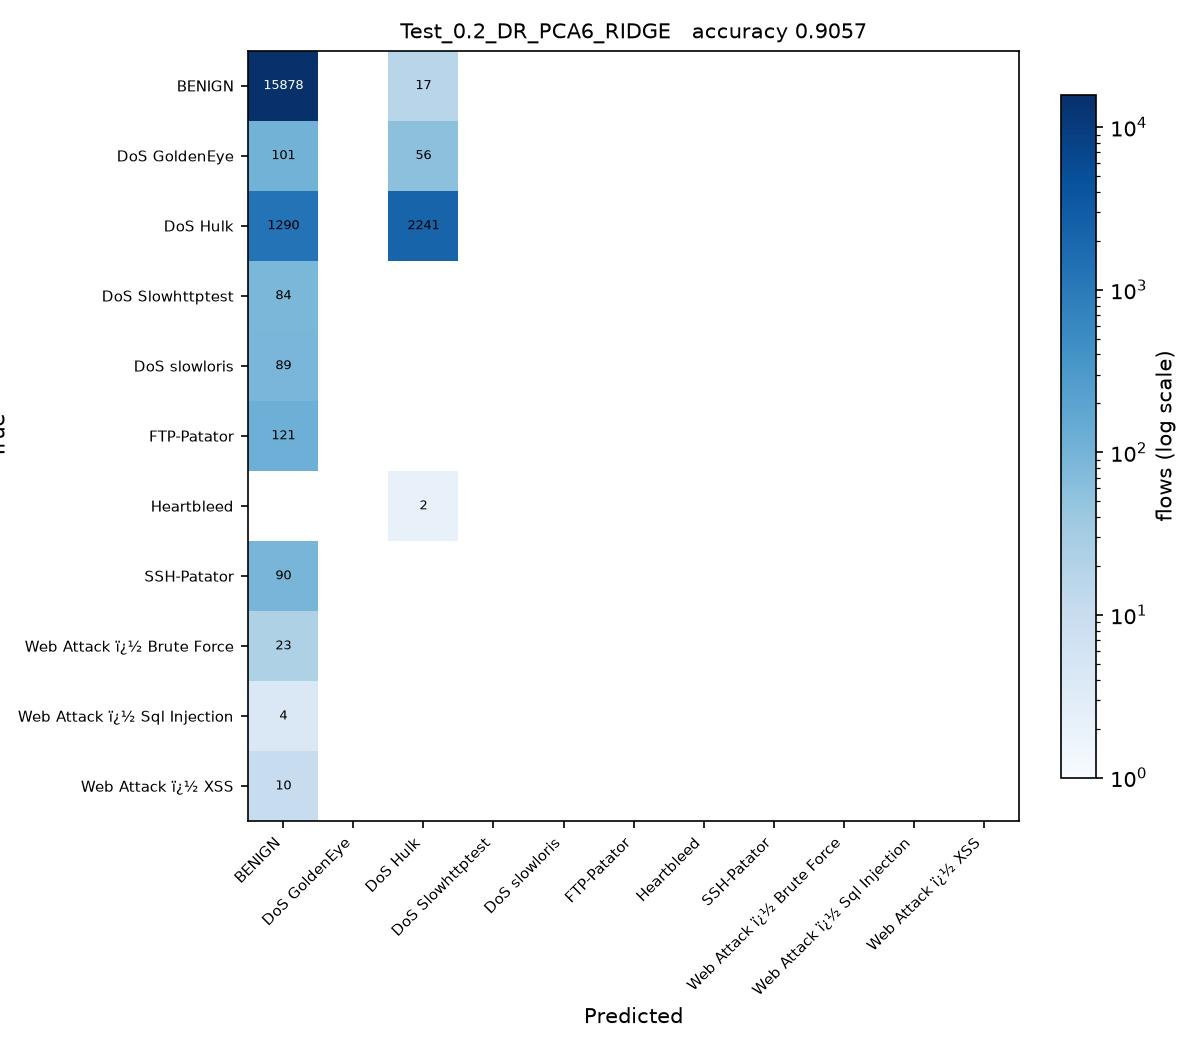

Python code for this plot:
# Test_0.2_DR_PCA6_RIDGE.py
#
# Test size 0.2  |  PCA, 6 components  |  Ridge Regression -> RidgeClassifier (sheet #3)
#
# This is SGDC_60_40.py with the changes marked CHANGE below and nothing else.
#
# Sheet entry 3 is Ridge(alpha=1.0), a regressor. RidgeClassifier is the
# same L2-penalised model fitted for classification. alpha is kept at 1.0.

import os
from pathlib import Path

# CHANGE 1: run from the project folder, so the CSV names below resolve, and
# read them as latin-1. The Web Attack labels contain byte 0x96, which the
# default utf-8 decoder rejects with UnicodeDecodeError.
os.chdir(Path(__file__).resolve().parent.parent)
import numpy as np
import pandas as pd

df1 = pd.read_csv(r'C:\Users\Karthika\OneDrive\Desktop\ACN_PCA_75_Runs\Scripts\Tuesday-WorkingHours.pcap_ISCX (1).csv', low_memory=True, encoding='latin-1')
df2 = pd.read_csv(r'C:\Users\Karthika\OneDrive\Desktop\ACN_PCA_75_Runs\Scripts\Wednesday-workingHours.pcap_ISCX.csv', low_memory=True, encoding='latin-1')
df3 = pd.read_csv(r'C:\Users\Karthika\OneDrive\Desktop\ACN_PCA_75_Runs\Scripts\Thursday-WorkingHours-Morning-WebAttacks.pcap_ISCX.csv', low_memory=True, encoding='latin-1')

dataset = pd.concat([df1, df2, df3], ignore_index=True)

dataset.columns = dataset.columns.str.strip()

# CHANGE 2: a stratified sample of 100000 flows, the same for every run.
# The full three captures hold about 1.3 million flows, which makes 75 runs
# impractical. At least 50 flows of every class are kept.
label = dataset.columns[-1]
dataset = pd.concat(
    [g.sample(n=min(len(g), max(50, round(100000 * len(g) / len(dataset)))), random_state=0)
     for _, g in dataset.groupby(label)],
    ignore_index=True
)

X = dataset.iloc[:, :-1]
y = dataset.iloc[:, -1]

X = X.apply(pd.to_numeric, errors='coerce')

X.replace([np.inf, -np.inf], np.nan, inplace=True)

from sklearn.impute import SimpleImputer

imputer = SimpleImputer(missing_values=np.nan, strategy='mean')
X = imputer.fit_transform(X)

from sklearn.preprocessing import LabelEncoder

labelencoder_y = LabelEncoder()
y = labelencoder_y.fit_transform(y)

from sklearn.model_selection import train_test_split

X_train, X_test, y_train, y_test = train_test_split(
    X,
    y,
    test_size=0.2,   # CHANGE 3: test size
    random_state=0,
    stratify=y
)

# CHANGE 4: PCA, from PCA_LDA_KErnel_PCA_CODE.pdf (fitted on training data only).
# PCA follows the directions of largest variance, so the features have to be on
# a common scale first, otherwise the components just track whichever column has
# the biggest units. The scaler is fitted on the training split only.
from sklearn.preprocessing import StandardScaler
from sklearn.decomposition import PCA

scaler = StandardScaler()
X_train = scaler.fit_transform(X_train)
X_test = scaler.transform(X_test)

pca = PCA(n_components=6)
X_train = pca.fit_transform(X_train)          # no labels: PCA is unsupervised
X_test = pca.transform(X_test)
print("\nVariance explained by 6 components : {:.4f}".format(pca.explained_variance_ratio_.sum()))

# CHANGE 5: Ridge Regression -> RidgeClassifier (sheet #3) in place of SGDClassifier
from sklearn.linear_model import RidgeClassifier

classifier = RidgeClassifier(
    alpha=1.0,
    random_state=0
)

classifier.fit(X_train, y_train)

y_pred = classifier.predict(X_test) 

from sklearn.metrics import confusion_matrix
from sklearn.metrics import accuracy_score
from sklearn.metrics import precision_score
from sklearn.metrics import recall_score
from sklearn.metrics import f1_score
from sklearn.metrics import classification_report

cm = confusion_matrix(y_test, y_pred)

print("Confusion Matrix:\n")
print(cm)

print("\nAccuracy : {:.4f}".format(accuracy_score(y_test, y_pred)))
print("\nPrecision : {:.4f}".format(precision_score(y_test, y_pred, average='weighted')))
print("\nRecall : {:.4f}".format(recall_score(y_test, y_pred, average='weighted')))
print("\nF1 Score : {:.4f}".format(f1_score(y_test, y_pred, average='weighted')))

print("\nClassification Report:\n")
print(classification_report(y_test, y_pred))
# CHANGE 6: save the confusion matrix as Test_0.2_DR_PCA6_RIDGE.jpg and record the result
import matplotlib
matplotlib.use('Agg')
import matplotlib.pyplot as plt
from matplotlib.colors import LogNorm

here = Path(__file__).resolve().parent
names = [str(c) for c in labelencoder_y.classes_]
fig, ax = plt.subplots(figsize=(8, 7))
im = ax.imshow(cm, cmap='Blues', norm=LogNorm(vmin=1))
ax.set_xticks(range(len(names)), names, rotation=45, ha='right', fontsize=7)
ax.set_yticks(range(len(names)), names, fontsize=7)
ax.set_xlabel('Predicted')
ax.set_ylabel('True')
ax.set_title('Test_0.2_DR_PCA6_RIDGE   accuracy {:.4f}'.format(accuracy_score(y_test, y_pred)), fontsize=10)
for i in range(cm.shape[0]):
    for j in range(cm.shape[1]):
        if cm[i, j]:
            ax.text(j, i, cm[i, j], ha='center', va='center', fontsize=6,
                    color='white' if cm[i, j] > cm.max() / 3 else 'black')
fig.colorbar(im, ax=ax, fraction=0.04, label='flows (log scale)')
fig.tight_layout()
fig.savefig(here / 'Test_0.2_DR_PCA6_RIDGE.jpg', dpi=150)
plt.close(fig)

row = pd.DataFrame([{
    'Test': 0.2, 'DR': 'PCA6', 'Clas': 'RIDGE',
    'Acc': round(accuracy_score(y_test, y_pred), 4),
    'Pre': round(precision_score(y_test, y_pred, average='weighted', zero_division=0), 4),
    'Rec': round(recall_score(y_test, y_pred, average='weighted', zero_division=0), 4),
    'F1': round(f1_score(y_test, y_pred, average='weighted', zero_division=0), 4),
    'script': 'Test_0.2_DR_PCA6_RIDGE',
}])
out = here.parent / 'results' / '75_runs.csv'
out.parent.mkdir(exist_ok=True)
if out.exists():
    old = pd.read_csv(out)
    row = pd.concat([old[old['script'] != 'Test_0.2_DR_PCA6_RIDGE'], row], ignore_index=True)
row.to_csv(out, index=False)
